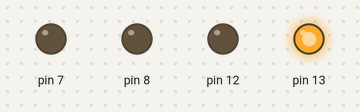
The sketch below on a simulated Arduino Uno, built with avr-gcc and run on an emulated ATmega328P. Parts: output pins drawn as LEDs (lit = HIGH).

Above: at 0.12 s.
At 0.87 s:
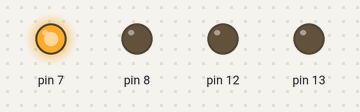
At 1.37 s:
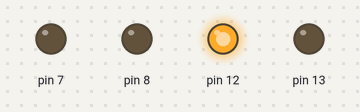
At 2.62 s:
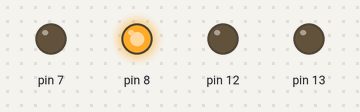
Timing chart, 0 to 3.0 s (numbered marks = the images above):
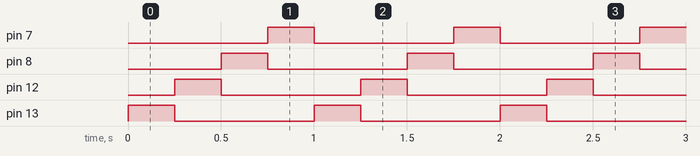

The sketch:

4_leds_blinking.ino
```cpp
void setup () {
pinMode (13, OUTPUT);
pinMode (12, OUTPUT);
pinMode (8, OUTPUT);
pinMode (7, OUTPUT);
}
void loop () {
digitalWrite (13, HIGH);
delay (250);
digitalWrite (13, LOW);
digitalWrite (12, HIGH);
delay (250);
digitalWrite (12, LOW);
digitalWrite (8, HIGH);
delay (250);
digitalWrite (8, LOW);
digitalWrite (7, HIGH);
delay (250);
digitalWrite (7, LOW);
}
```

Measured:
- by itself, pin 7, pin 8, pin 12, pin 13: alternates HIGH for 0.25 s and LOW for 0.75 s
- by itself, everything shown: repeats every 1.0 s, in 4 steps
